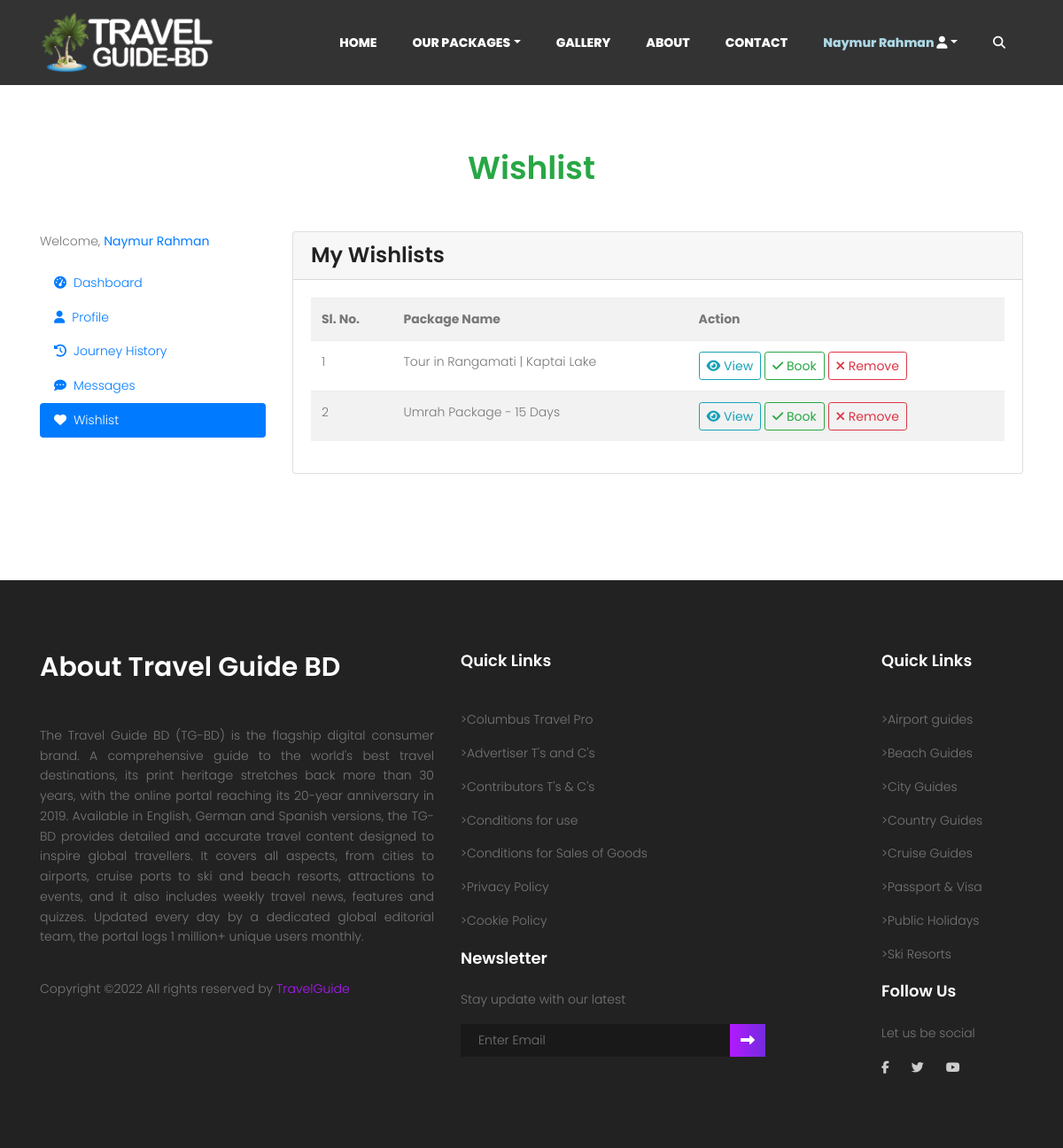
The app's page /wishlist.php (signed in) with its own data.
### tables this page shows
CREATE TABLE `wishlists` (
  `w_id` smallint(5) UNSIGNED NOT NULL,
  `user_id` smallint(5) UNSIGNED NOT NULL,
  `package_id` smallint(5) UNSIGNED NOT NULL,
  `wishlist_time` datetime NOT NULL DEFAULT current_timestamp()
);

CREATE TABLE `packages` (
  `p_id` smallint(4) UNSIGNED NOT NULL,
  `p_name` varchar(100) NOT NULL,
  `p_title` varchar(100) NOT NULL,
  `p_category` varchar(100) NOT NULL,
  `p_short_des` varchar(1500) NOT NULL,
  `p_description` varchar(10000) NOT NULL,
  `p_thumb` varchar(200) NOT NULL,
  `p_dur_days` tinyint(2) NOT NULL,
  `p_dur_nights` tinyint(2) NOT NULL,
  `p_price` mediumint(7) UNSIGNED NOT NULL,
  `p_status` varchar(10) NOT NULL DEFAULT 'Available',
  `p_create_time` datetime NOT NULL DEFAULT current_timestamp()
);

### wishlist.php (the view, shortened to what this page needs)
<!DOCTYPE html>
<html lang="en-us">
<head>
  <link rel="stylesheet" href="https://maxcdn.bootstrapcdn.com/font-awesome/4.7.0/css/font-awesome.min.css">
  <link rel="stylesheet" href="css/linearicons.css">
  <link rel="stylesheet" href="css/font-awesome.min.css">
  <link rel="stylesheet" href="css/bootstrap.css">
  <link rel="stylesheet" href="css/magnific-popup.css">
  <link rel="stylesheet" href="css/animate.min.css">
  <link rel="stylesheet" href="css/owl.carousel.css">
  <link rel="stylesheet" href="css/main.css">
  <link rel="stylesheet" href="css/styles.css">
</head>
<body>
  <section class="banner-area">
    <header class="default-header">
      <?php include("includes/navbar.php") ?>
    </header>
  </section>
  <section class="section-gap">
    <div class="container">
      <h1 class="text-center text-success mb-40" style="padding-bottom: 10px;">Wishlist</h1>
      <div class="row">
        <div class="col-lg-3 col-sm-12">
          <?php include "includes/user_navbar.php" ?>
        </div>
        <div class="col-lg-9 col-sm-12">
          <div class="card">
            <div class="card-header">
              <h3>My Wishlists</h3>
            </div>
            <div class="card-body wishlists">
              <table class="table table-responsive table-striped">
                <tr>
                  <th>Sl. No.</th>
                  <th>Package Name</th>
                  <th>Action</th>
                </tr>
                <?php
                $user_id = $_SESSION['user_id'];
                $sql = "SELECT w_id, wishlist_time, p_id, p_name FROM wishlists, packages WHERE package_id=p_id AND user_id=$user_id ORDER BY wishlist_time DESC";
                $result = $dbcon->query($sql);
                $sl_no = 1;
                while ($row = $result->fetch_assoc()) { ?>
                  <tr>
                    <td><?php echo $sl_no++; ?></td>
                    <td><?php echo $row['p_name'] ?></td>
                    <td class="align-center">
                    <a href="javascript:void(0)" onclick="location.href='package-details.php?p_id=<?php echo $row['p_id']; ?>'"><button class="btn btn-sm btn-outline-info cursor-pointer"><i class="fa-solid fa-eye"></i> View</button></a>
                    <a href="javascript:void(0)" onclick="location.href='booking.php?p_id=<?php echo $row['p_id']; ?>'"><button class="btn btn-sm btn-outline-success cursor-pointer"><i class="fa-solid fa-check"></i> Book</button></a>
                    <button class="btn btn-sm btn-outline-danger cursor-pointer remove-wishlist" val='w_id=<?php echo $row['w_id']; ?>'><i class="fa fa-times"></i> Remove</button>
                    </td>
                  </tr>
                <?php } ?>
              </table>
            </div>
          </div>
        </div>
      </div>
    </div>
  </section>
  <?php include("includes/footer.php") ?>
</body>
</html>

### css/main.css (style rules this page uses)
body { color: #777777; font-family: "Poppins", sans-serif; font-size: 14px; font-weight: 300; line-height: 1.625em; position: relative; }
a { -webkit-transition: all 0.3s ease 0s; -moz-transition: all 0.3s ease 0s; -o-transition: all 0.3s ease 0s; transition: all 0.3s ease 0s; }
a, a:focus, a:hover { text-decoration: none; outline: 0; }
.btn i, .btn-large i, .btn-floating i, .btn-large i, .btn-flat i { font-size: 1em; line-height: inherit; }
h1, h2, h3, h4, h5, h6 { font-family: "Poppins", sans-serif; color: #222222; line-height: 1.2em !important; margin-bottom: 0; margin-top: 0; font-weight: 600; }
h1, .h1 { font-size: 36px; }
h3, .h3 { font-size: 24px; }
td, th { border-radius: 0px; }
.mb-40 { margin-bottom: 40px; }
.text-center { text-align: center; }
h1 { font-size: 36px; }
h3 { font-size: 24px; }
h1, h2, h3, h4, h5, h6 { line-height: 1.5em; }
.default-header { position: absolute; top: 0; left: 0; width: 100%; z-index: 99; }
.section-gap { padding: 120px 0; }
.default-header { background-color: transparent; width: 100% !important; }

### css/styles.css (style rules this page uses)
body { overflow-x: hidden; }

### css/styles_packages.css (style rules this page uses)
.journey-history .dropdown-toggle, .cursor-pointer { cursor: pointer; }

### records on screen
wishlists: package.p_name "Tour in Rangamati | Kaptai Lake"
wishlists: package.p_name "Umrah Package - 15 Days"

### other values on screen
$_SESSION['name'] "Naymur Rahman"
